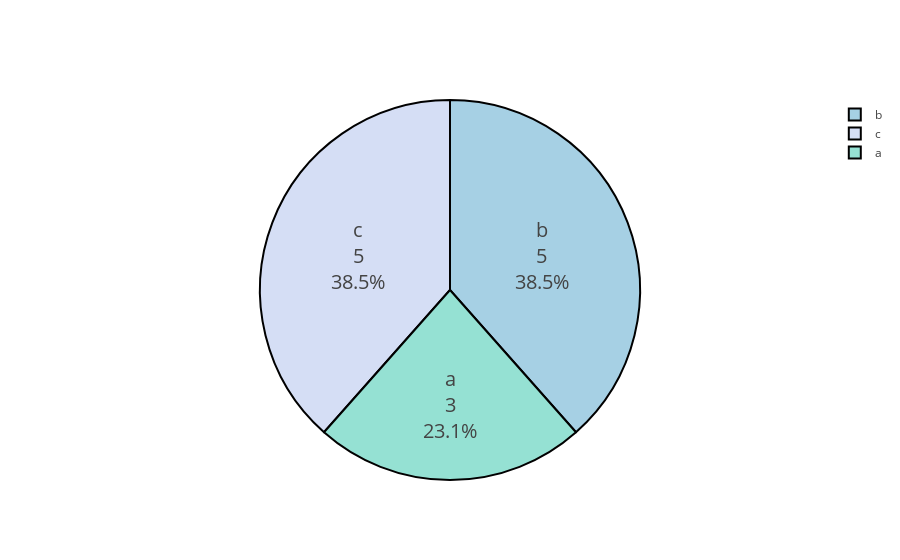

The cell this chart's notebook holds for it:
### Code cell
# pie chart
label_list = ['a', 'b', 'c']
value_list = [3, 5, 5]
color_list = ['#95E1D3', '#A6D0E4', '#D5DEF5']
P.pie_chart(label_list=label_list,
            value_list=value_list,
            color_list=color_list)

### Figure 1 — Plotly figure (JSON) as saved in the notebook; plotly's stock layout.template omitted (floating-point values rounded to 4 significant figures)
{"data": [{"hoverinfo": "label+percent", "labels": ["a", "b", "c"], "marker": {"colors": ["#95E1D3", "#A6D0E4", "#D5DEF5"], "line": {"color": "#000000", "width": 2}}, "textfont": {"size": 20}, "textinfo": "label+value+percent", "type": "pie", "values": [3, 5, 5]}], "layout": {}}
